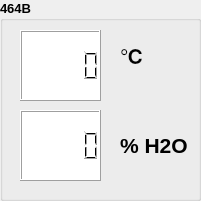
   <widget class="QGroupBox" name="groupBox_2">
    <property name="geometry">
     <rect>
      <x>1390</x>
      <y>310</y>
      <width>201</width>
      <height>201</height>
     </rect>
    </property>
    <property name="font">
     <font>
      <pointsize>10</pointsize>
      <weight>75</weight>
      <bold>true</bold>
     </font>
    </property>
    <property name="title">
     <string>464B</string>
    </property>
    <widget class="QLCDNumber" name="disp11">
     <property name="geometry">
      <rect>
       <x>20</x>
       <y>30</y>
       <width>81</width>
       <height>71</height>
      </rect>
     </property>
     <property name="palette">
      <palette>
       <active>
        <colorrole role="Base">
         <brush brushstyle="SolidPattern">
          <color alpha="255">
           <red>255</red>
           <green>255</green>
           <blue>255</blue>
          </color>
         </brush>
        </colorrole>
        <colorrole role="Window">
         <brush brushstyle="SolidPattern">
          <color alpha="255">
           <red>255</red>
           <green>255</green>
           <blue>255</blue>
          </color>
         </brush>
        </colorrole>
       </active>
       <inactive>
        <colorrole role="Base">
         <brush brushstyle="SolidPattern">
          <color alpha="255">
           <red>255</red>
           <green>255</green>
           <blue>255</blue>
          </color>
         </brush>
        </colorrole>
        <colorrole role="Window">
         <brush brushstyle="SolidPattern">
          <color alpha="255">
           <red>255</red>
           <green>255</green>
           <blue>255</blue>
          </color>
         </brush>
        </colorrole>
       </inactive>
       <disabled>
        <colorrole role="Base">
         <brush brushstyle="SolidPattern">
          <color alpha="255">
           <red>255</red>
           <green>255</green>
           <blue>255</blue>
          </color>
         </brush>
        </colorrole>
        <colorrole role="Window">
         <brush brushstyle="SolidPattern">
          <color alpha="255">
           <red>255</red>
           <green>255</green>
           <blue>255</blue>
          </color>
         </brush>
        </colorrole>
       </disabled>
      </palette>
     </property>
     <property name="autoFillBackground">
      <bool>true</bool>
     </property>
    </widget>
    <widget class="QLCDNumber" name="disp12">
     <property name="geometry">
      <rect>
       <x>20</x>
       <y>110</y>
       <width>81</width>
       <height>71</height>
      </rect>
     </property>
     <property name="palette">
      <palette>
       <active>
        <colorrole role="Base">
         <brush brushstyle="SolidPattern">
          <color alpha="255">
           <red>255</red>
           <green>255</green>
           <blue>255</blue>
          </color>
         </brush>
        </colorrole>
        <colorrole role="Window">
         <brush brushstyle="SolidPattern">
          <color alpha="255">
           <red>255</red>
           <green>255</green>
           <blue>255</blue>
          </color>
         </brush>
        </colorrole>
       </active>
       <inactive>
        <colorrole role="Base">
         <brush brushstyle="SolidPattern">
          <color alpha="255">
           <red>255</red>
           <green>255</green>
           <blue>255</blue>
          </color>
         </brush>
        </colorrole>
        <colorrole role="Window">
         <brush brushstyle="SolidPattern">
          <color alpha="255">
           <red>255</red>
           <green>255</green>
           <blue>255</blue>
          </color>
         </brush>
        </colorrole>
       </inactive>
       <disabled>
        <colorrole role="Base">
         <brush brushstyle="SolidPattern">
          <color alpha="255">
           <red>255</red>
           <green>255</green>
           <blue>255</blue>
          </color>
         </brush>
        </colorrole>
        <colorrole role="Window">
         <brush brushstyle="SolidPattern">
          <color alpha="255">
           <red>255</red>
           <green>255</green>
           <blue>255</blue>
          </color>
         </brush>
        </colorrole>
       </disabled>
      </palette>
     </property>
     <property name="autoFillBackground">
      <bool>true</bool>
     </property>
    </widget>
    <widget class="QLabel" name="label_17">
     <property name="geometry">
      <rect>
       <x>120</x>
       <y>40</y>
       <width>47</width>
       <height>31</height>
      </rect>
     </property>
     <property name="font">
      <font>
       <pointsize>16</pointsize>
       <weight>75</weight>
       <bold>true</bold>
      </font>
     </property>
     <property name="text">
      <string>℃</string>
     </property>
    </widget>
    <widget class="QLabel" name="label_18">
     <property name="geometry">
      <rect>
       <x>120</x>
       <y>130</y>
       <width>81</width>
       <height>31</height>
      </rect>
     </property>
     <property name="font">
      <font>
       <pointsize>16</pointsize>
      </font>
     </property>
     <property name="text">
      <string>% H2O</string>
     </property>
    </widget>
   </widget>
